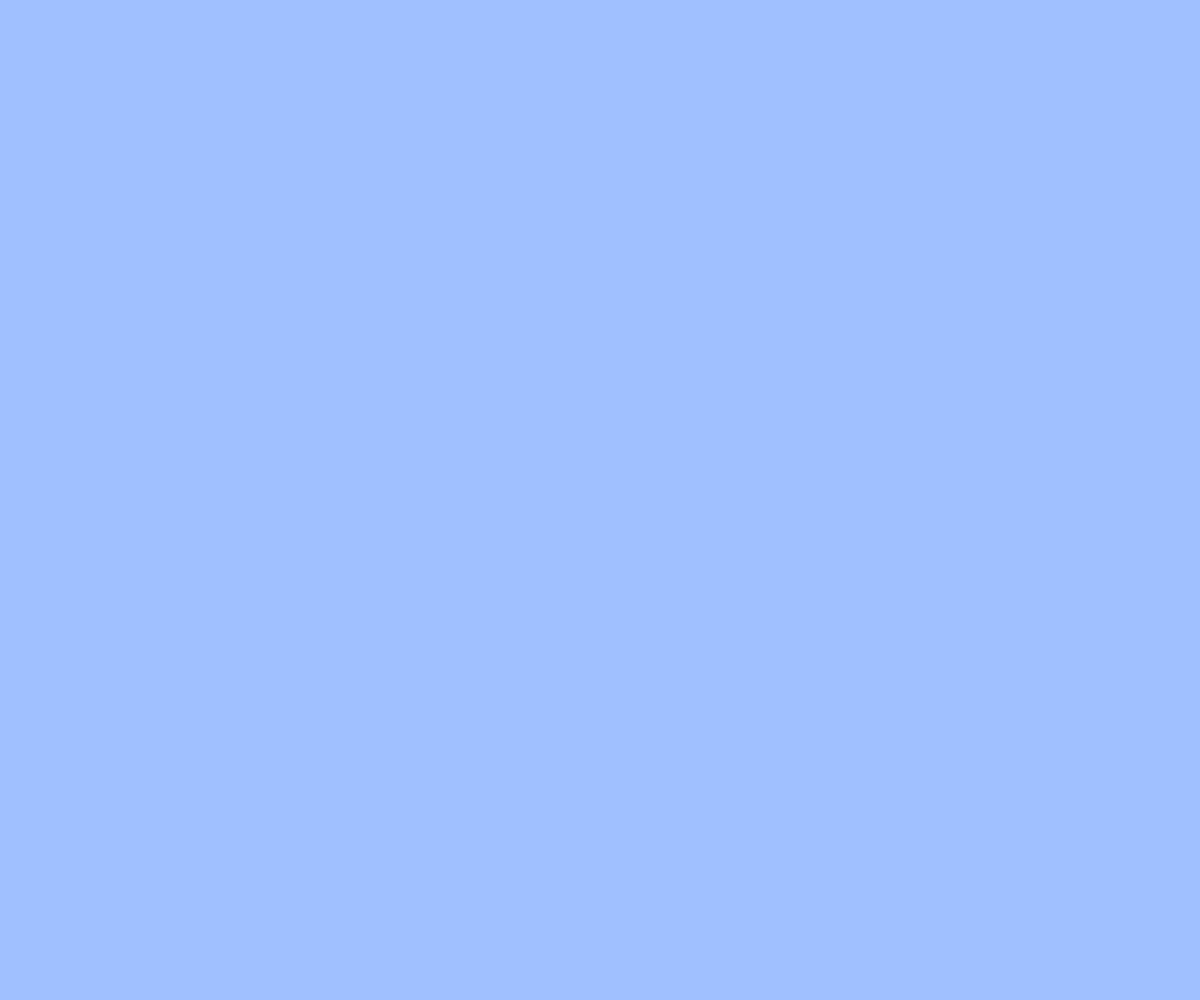
Frame 1 (no input)
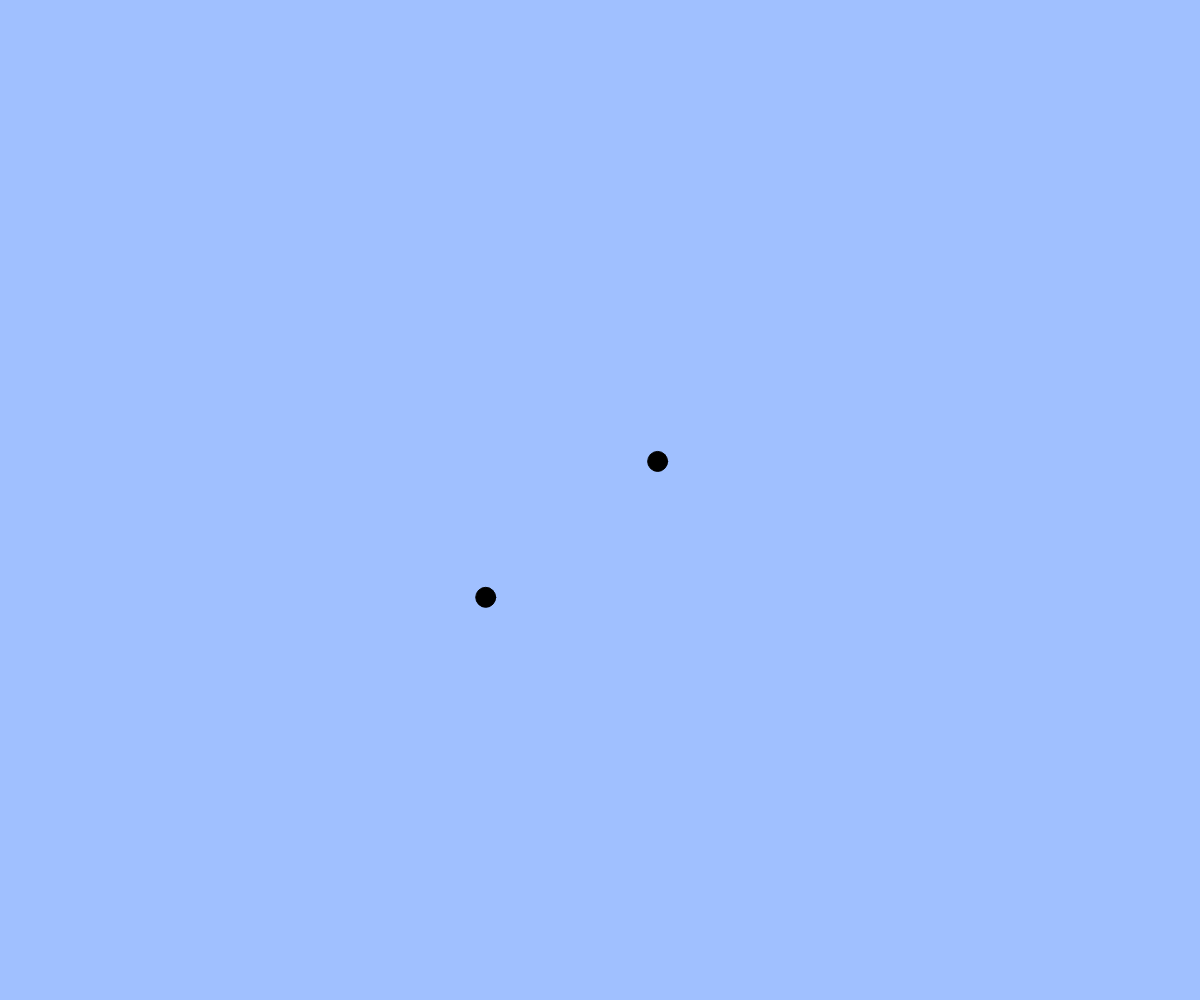
Frame 60 (no input)
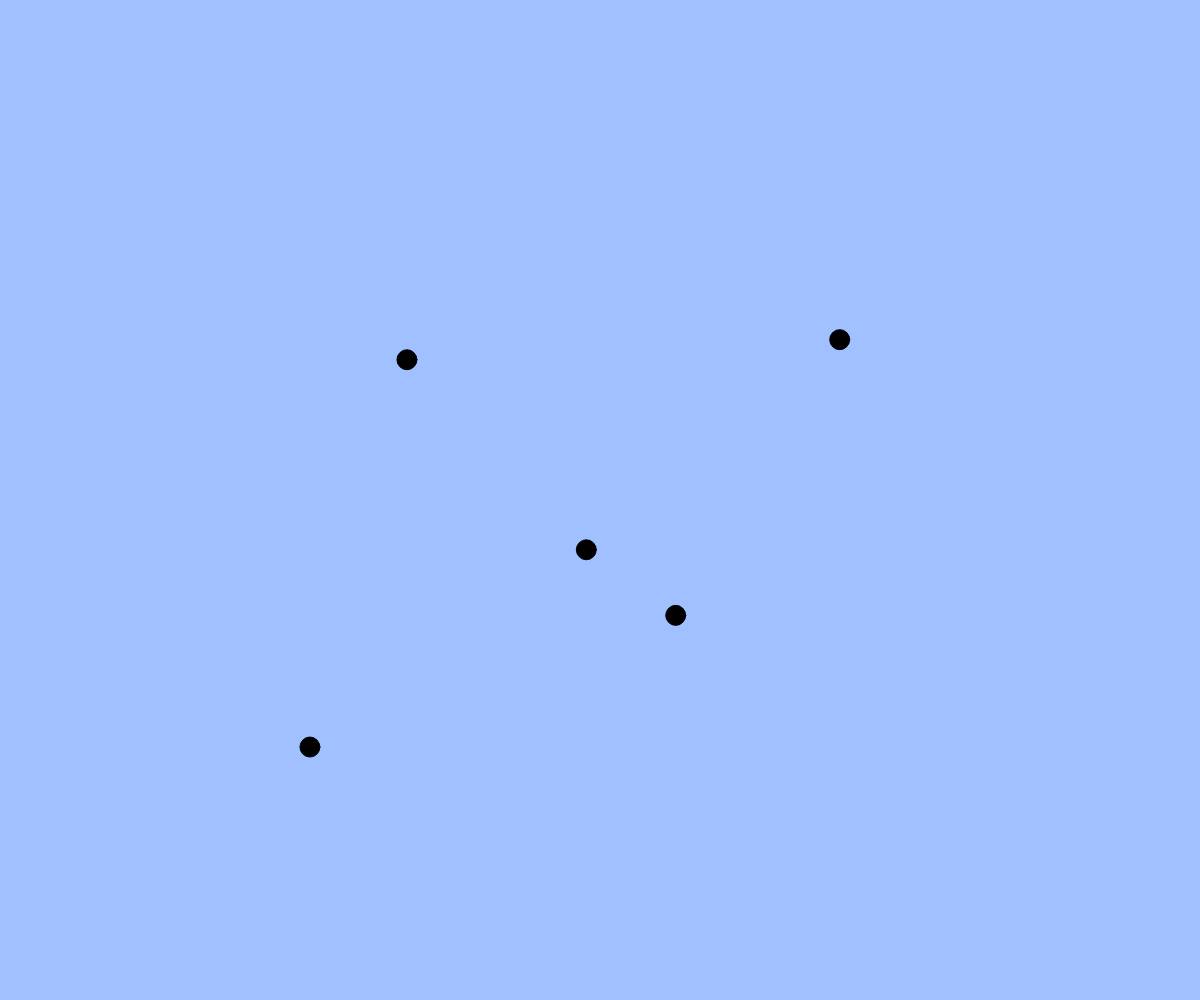
Frame 120 (the mouse pressed at the canvas centre since frame 60)

The p5.js sketch that drew these frames (run headless with seeded random() and noise() and a simulated clock; from frame 60 on, the mouse is pressed at the canvas centre):

// p5.js sketch
// ── sketch.js
// たくさん出てくるアニメーション
let balls;
let targets; // 追加（ボールを当てる的）

function setup(){
  createCanvas(windowWidth, windowHeight);
  balls = [];
  targets = [];
}

function windowResized(){
  resizeCanvas(windowWidth, windowHeight);
}

function draw(){
  background(160, 192, 255);

  // 的のアニメーション（注意：追加しないと何も起きない）
  for(let i = 0; i < targets.length; i++){
    let t = targets[i];
    fill(0);
    ellipse(t.x, t.y, t.size);
    t.x += t.vx;
    t.y += t.vy;
    // t.size += 2;
  }

  // ボールのアニメーション
  for(let i = 0; i < balls.length; i++){
    let b = balls[i];
    fill(255);
    ellipse(b.x, b.y, b.size);
    b.x += b.vx;
    b.y += b.vy;
  }

  // 画面外に出たボールを配列から削除する
  const ballsInCanvas = []; // 画面内のボールを一時的に保持する配列
  for(let i = 0; i < balls.length; i++){
    let b = balls[i];
    if(b.x > 0 && b.x < width && b.y > 0 && b.y < height){ // 画面内
      ballsInCanvas.push(b);
    }
  }
  balls = ballsInCanvas; // 画面内のボールだけを残す

  // 補足：filter 関数を使うともっと簡単に書ける
  // balls = balls.filter(insideCanvas);

  if(frameCount % 20 === 0) { // 20フレームごとに新しい的を追加する
    // BLANK[1] 新しい的オブジェクトを作成して targets 配列に追加しよう
    const a = random(TWO_PI);
    // 0°以上360°未満のランダムな方向を決定
    const t = {
      // 的の情報
      x: width / 2,
      y: height / 2,
      // 出現位置を画面中央に
      size: 20,
      // 的の直径は20
      vx: random(-5, 5),
      vy: random(-5, 5)
      // -3以上3未満のランダムな数値を生成
      // 例えば、vxが2,vyが1なら右下方向に行く。
      // 縦横方向に移動
    };
    targets.push(t);
    // 配列の末尾にデータを追加
  }

  // ボールに当たった or 大きくなりすぎた的を配列から削除する
  const activeTargets = []; // 生き残った的を一時的に保持する配列
  for(let i = 0; i < targets.length; i++){
    let t = targets[i];
    if(t.size < 200){ // 大きくなりすぎていない
      let hit = false;
      for(let j = 0; j < balls.length; j++){ // すべてのボールと衝突判定
        let b = balls[j];
        // BLANK[2]
        if(dist(t.x, t.y, b.x, b.y) < (t.size + b.size) / 2){
          // distという二点間の距離を求める関数
          // 今回は的の中心とボールの中心の距離を計算
          // (t.size + b.size) / 2　は　的とボールの半径の合計
          // 例えば、的の直径が40、ボールの直径が20なら、(t.size+ba.size)/2=30
          // 中心間の距離が30未満になったらという条件になる。

          hit = true;
      }
    }
      if(!hit) activeTargets.push(t); // 衝突していなければ生き残る
  }   
  }
  targets = activeTargets; // 生き残った的だけを残す
}

function mouseDragged(){
  const dx = mouseX - pmouseX;
  const dy = mouseY - pmouseY;
  if(mag(dx, dy) > 5){
    const b = { x: mouseX, y: mouseY, size: 20, vx: dx, vy: dy };
    balls.push(b);
  }
}

function insideCanvas(b) {
  return b.x > 0 && b.x < width && b.y > 0 && b.y < height;
}
